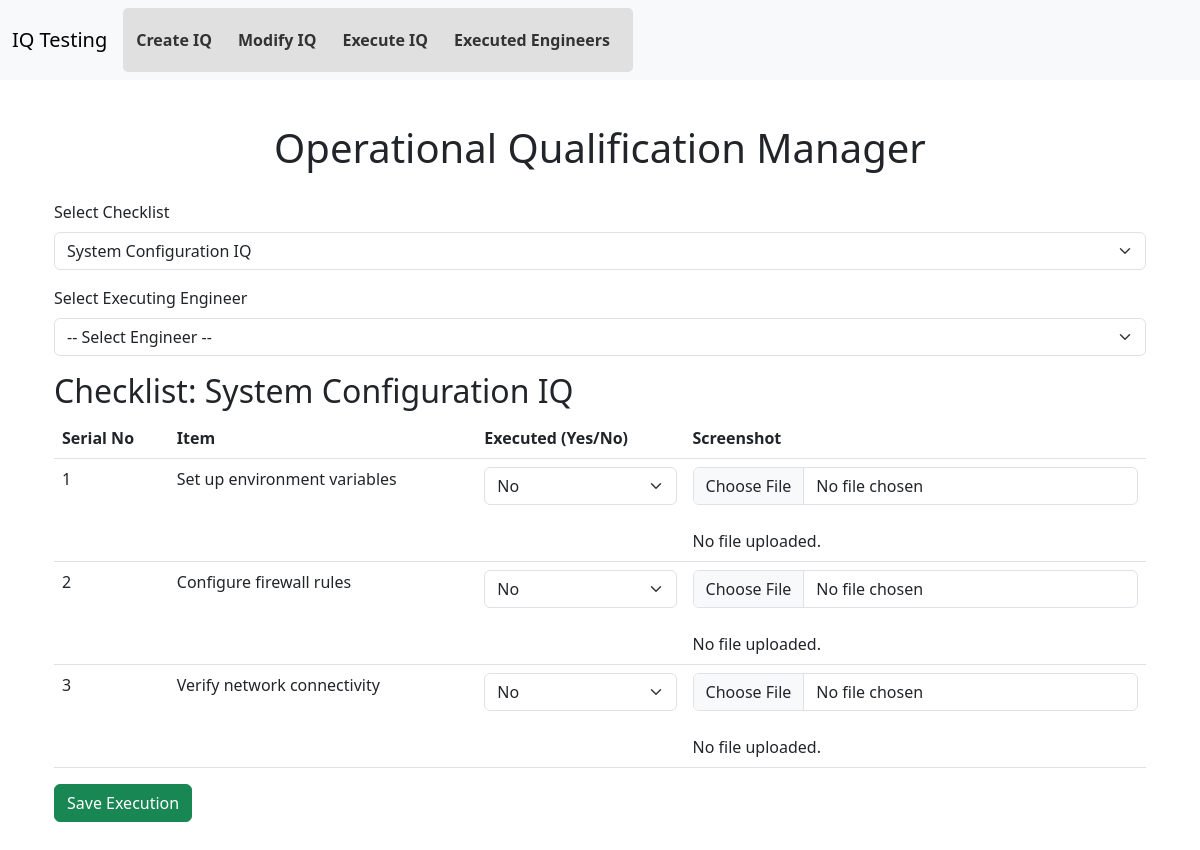
Page /execute_iq?checklist_id=2 on the committed database.
### models.py (models this page shows)
class Checklist(db.Model):
    __tablename__ = 'checklists'
    checklist_id = db.Column(db.Integer, primary_key=True, autoincrement=True)
    name = db.Column(db.String(200), nullable=False, unique=True)
    description = db.Column(db.String(500))
    items = db.relationship('ChecklistItem', backref='checklist', lazy=True, cascade="all, delete-orphan")
    executions = db.relationship('Execution', backref='checklist', lazy=True, cascade="all, delete-orphan")

class ChecklistItem(db.Model):
    __tablename__ = 'checklist_items'
    item_id = db.Column(db.Integer, primary_key=True, autoincrement=True)
    description = db.Column(db.String(500), nullable=False)
    executed = db.Column(db.Boolean, default=False)
    screenshot = db.Column(db.String(300), nullable=True)
    checklist_id = db.Column(db.Integer, db.ForeignKey('checklists.checklist_id'), nullable=False)
    executed_by = db.Column(db.String(100), nullable=True)

### app.py (the view, shortened to what this page needs)
@app.route('/execute_iq', methods=['GET', 'POST'])
def execute_iq():
    checklists = Checklist.query.all()
    engineers = Engineer.query.all()
    checklist_id = request.args.get('checklist_id', type=int)
    checklist = Checklist.query.get(checklist_id) if checklist_id else None
    return render_template('execute_iq.html', checklists=checklists, engineers=engineers, checklist=checklist)

### templates/execute_iq.html (shortened to what this page needs)
{% extends 'base.html' %}
{% block content %}
<h1 class="text-center">Operational Qualification Manager</h1>
<div class="container">
    <form method="GET">
        <div class="mb-3">
            <label class="form-label">Select Checklist</label>
            <select name="checklist_id" class="form-select" onchange="this.form.submit()">
                {% for c in checklists %}
                    <option value="{{ c.checklist_id }}" {% if checklist and checklist.checklist_id == c.checklist_id %}selected{% endif %}>
                        {{ c.name }}
                    </option>
                {% endfor %}
            </select>
        </div>
    </form>
    {% if checklist %}
    <form method="POST" enctype="multipart/form-data">
        <div class="mb-3">
            <label class="form-label">Select Executing Engineer</label>
            <select name="selected_engineer" class="form-select" required>
                <option value="">-- Select Engineer --</option>
            </select>
        </div>
        <h2>Checklist: {{ checklist.name }}</h2>
        {% if checklist.items %}
        <table class="table">
            <thead>
                <tr>
                    <th>Serial No</th>
                    <th>Item</th>
                    <th>Executed (Yes/No)</th>
                    <th>Screenshot</th>
                </tr>
            </thead>
           <tbody>
    {% if checklist and checklist.items %}
        {% for item in checklist.items %}
        <tr>
            <td>{{ loop.index }}</td>
            <td>{{ item.description }}</td>
            <td>
                <select name="execute_{{ item.item_id }}" class="form-select">
                    <option value="No" {% if not item.executed %}selected{% endif %}>No</option>
                </select>
            </td>
            <td>
                <input type="file" name="screenshot_{{ item.item_id }}" class="form-control">
                {% if item.screenshot %}
                    <br>
                    <img src="{{ url_for('uploaded_file', filename=item.screenshot) }}" width="100">
                {% else %}
                    <br>No file uploaded.
                {% endif %}
            </td>
        </tr>
        {% endfor %}
    {% else %}
        <tr><td colspan="4">No items found for this checklist.</td></tr>
    {% endif %}
</tbody>
        </table>
        {% else %}
        <p>No items found for this checklist.</p>
        {% endif %}
        <button type="submit" class="btn btn-success">Save Execution</button>
    </form>
    {% endif %}
</div>
{% endblock %}

### static/css/styles.css (style rules this page uses)
body { font-family: Arial, sans-serif; background-color: #f8f9fa; margin: 0; padding: 0; }
.container { margin-left: 240px; padding: 20px; }
input[type="text"], textarea, select { width: 100%; padding: 8px; margin: 5px 0 10px; border: 1px solid #ccc; border-radius: 4px; }
.btn { padding: 8px 15px; border: none; border-radius: 4px; cursor: pointer; font-size: 14px; }
.btn-success { background-color: #28a745; color: white; }
table { width: 100%; border-collapse: collapse; background-color: white; }
th, td { border: 1px solid #ddd; padding: 10px; text-align: left; }
th { background-color: #007bff; color: white; }
td { background-color: #f2f2f2; }
.text-center { text-align: center; }

### rows in the picture
Checklist: name "System Configuration IQ"
ChecklistItem: description "Set up environment variables", executed+item_id "No", shows "No file uploaded."
ChecklistItem: description "Configure firewall rules", executed+item_id "No", shows "No file uploaded."
ChecklistItem: description "Verify network connectivity", executed+item_id "No", shows "No file uploaded."

### other values in the picture
form field checklist_id "System Configuration IQ"
